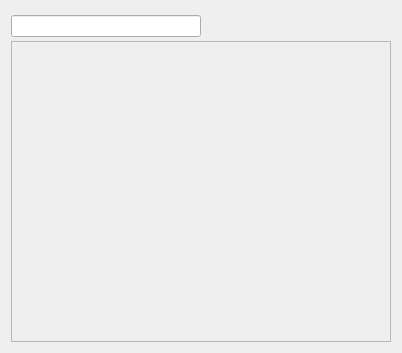
<?xml version="1.0" encoding="UTF-8"?>
<ui version="4.0">
 <class>Dis_CenterLittleWid</class>
 <widget class="QWidget" name="Dis_CenterLittleWid">
  <property name="geometry">
   <rect>
    <x>0</x>
    <y>0</y>
    <width>402</width>
    <height>353</height>
   </rect>
  </property>
  <property name="minimumSize">
   <size>
    <width>0</width>
    <height>0</height>
   </size>
  </property>
  <property name="maximumSize">
   <size>
    <width>100000</width>
    <height>100000</height>
   </size>
  </property>
  <property name="windowTitle">
   <string>Dis_CenterLittleWid</string>
  </property>
  <layout class="QVBoxLayout" name="verticalLayout">
   <property name="spacing">
    <number>0</number>
   </property>
   <property name="leftMargin">
    <number>0</number>
   </property>
   <property name="topMargin">
    <number>0</number>
   </property>
   <property name="rightMargin">
    <number>0</number>
   </property>
   <property name="bottomMargin">
    <number>0</number>
   </property>
   <item>
    <widget class="QWidget" name="widget_centerLittle" native="true">
     <property name="styleSheet">
      <string notr="true"/>
     </property>
     <layout class="QVBoxLayout" name="verticalLayout_2">
      <property name="spacing">
       <number>0</number>
      </property>
      <item>
       <widget class="QWidget" name="widget_2" native="true">
        <property name="minimumSize">
         <size>
          <width>0</width>
          <height>30</height>
         </size>
        </property>
        <property name="maximumSize">
         <size>
          <width>16777215</width>
          <height>30</height>
         </size>
        </property>
        <layout class="QHBoxLayout" name="horizontalLayout">
         <property name="spacing">
          <number>0</number>
         </property>
         <property name="leftMargin">
          <number>0</number>
         </property>
         <property name="topMargin">
          <number>0</number>
         </property>
         <property name="rightMargin">
          <number>0</number>
         </property>
         <property name="bottomMargin">
          <number>0</number>
         </property>
         <item>
          <widget class="QLineEdit" name="lineEdit_widname">
           <property name="minimumSize">
            <size>
             <width>0</width>
             <height>0</height>
            </size>
           </property>
           <property name="contextMenuPolicy">
            <enum>Qt::NoContextMenu</enum>
           </property>
          </widget>
         </item>
         <item>
          <spacer name="horizontalSpacer">
           <property name="orientation">
            <enum>Qt::Horizontal</enum>
           </property>
           <property name="sizeHint" stdset="0">
            <size>
             <width>1</width>
             <height>20</height>
            </size>
           </property>
          </spacer>
         </item>
        </layout>
       </widget>
      </item>
      <item>
       <widget class="QWidget" name="widget_3" native="true">
        <property name="minimumSize">
         <size>
          <width>0</width>
          <height>0</height>
         </size>
        </property>
        <layout class="QVBoxLayout" name="verticalLayout_5">
         <property name="spacing">
          <number>0</number>
         </property>
         <property name="leftMargin">
          <number>0</number>
         </property>
         <property name="topMargin">
          <number>0</number>
         </property>
         <property name="rightMargin">
          <number>0</number>
         </property>
         <property name="bottomMargin">
          <number>0</number>
         </property>
         <item>
          <widget class="QWidget" name="widget_4" native="true">
           <layout class="QVBoxLayout" name="verticalLayout_4">
            <property name="spacing">
             <number>0</number>
            </property>
            <property name="leftMargin">
             <number>0</number>
            </property>
            <property name="topMargin">
             <number>0</number>
            </property>
            <property name="rightMargin">
             <number>0</number>
            </property>
            <property name="bottomMargin">
             <number>0</number>
            </property>
            <item>
             <widget class="QScrollArea" name="scrollArea_DevCtrl">
              <property name="widgetResizable">
               <bool>true</bool>
              </property>
              <widget class="QWidget" name="scrollAreaWidgetContents">
               <property name="geometry">
                <rect>
                 <x>0</x>
                 <y>0</y>
                 <width>382</width>
                 <height>303</height>
                </rect>
               </property>
               <layout class="QVBoxLayout" name="verticalLayout_3">
                <property name="spacing">
                 <number>0</number>
                </property>
                <property name="leftMargin">
                 <number>0</number>
                </property>
                <property name="topMargin">
                 <number>0</number>
                </property>
                <property name="rightMargin">
                 <number>9</number>
                </property>
                <property name="bottomMargin">
                 <number>0</number>
                </property>
                <item>
                 <layout class="QGridLayout" name="gridLayout"/>
                </item>
               </layout>
              </widget>
             </widget>
            </item>
           </layout>
          </widget>
         </item>
        </layout>
       </widget>
      </item>
     </layout>
    </widget>
   </item>
  </layout>
 </widget>
 <layoutdefault spacing="6" margin="11"/>
 <resources/>
 <connections/>
</ui>
